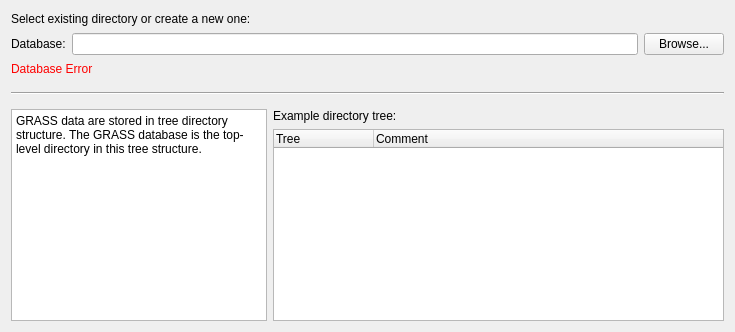
  <widget class="QWizardPage" name="WizardPage1" >
   <property name="title" >
    <string>GRASS Database</string>
   </property>
   <layout class="QGridLayout" >
    <item row="5" column="1" >
     <widget class="QTreeWidget" name="mTreeListView" >
      <property name="minimumSize" >
       <size>
        <width>200</width>
        <height>0</height>
       </size>
      </property>
      <property name="focusPolicy" >
       <enum>Qt::NoFocus</enum>
      </property>
      <property name="frameShadow" >
       <enum>QFrame::Sunken</enum>
      </property>
      <property name="lineWidth" >
       <number>1</number>
      </property>
      <column>
       <property name="text" >
        <string>Tree</string>
       </property>
      </column>
      <column>
       <property name="text" >
        <string>Comment</string>
       </property>
      </column>
     </widget>
    </item>
    <item row="4" column="1" >
     <widget class="QLabel" name="textLabel1_2" >
      <property name="text" >
       <string>Example directory tree:</string>
      </property>
     </widget>
    </item>
    <item rowspan="2" row="4" column="0" >
     <widget class="QTextBrowser" name="mDatabaseText" >
      <property name="html" >
       <string>&lt;!DOCTYPE HTML PUBLIC "-//W3C//DTD HTML 4.0//EN" "http://www.w3.org/TR/REC-html40/strict.dtd">
&lt;html>&lt;head>&lt;meta name="qrichtext" content="1" />&lt;style type="text/css">
p, li { white-space: pre-wrap; }
&lt;/style>&lt;/head>&lt;body style=" font-family:'Lucida Grande'; font-size:13pt; font-weight:400; font-style:normal;">
&lt;p style=" margin-top:0px; margin-bottom:0px; margin-left:0px; margin-right:0px; -qt-block-indent:0; text-indent:0px; font-family:'Sans Serif'; font-size:9pt;">GRASS data are stored in tree directory structure. The GRASS database is the top-level directory in this tree structure.&lt;/p>&lt;/body>&lt;/html></string>
      </property>
     </widget>
    </item>
    <item row="3" column="0" colspan="2" >
     <widget class="Line" name="line1" >
      <property name="sizePolicy" >
       <sizepolicy vsizetype="Fixed" hsizetype="Expanding" >
        <horstretch>0</horstretch>
        <verstretch>0</verstretch>
       </sizepolicy>
      </property>
      <property name="minimumSize" >
       <size>
        <width>0</width>
        <height>20</height>
       </size>
      </property>
      <property name="frameShape" >
       <enum>QFrame::HLine</enum>
      </property>
      <property name="frameShadow" >
       <enum>QFrame::Sunken</enum>
      </property>
     </widget>
    </item>
    <item row="2" column="0" >
     <widget class="QLabel" name="mDatabaseErrorLabel" >
      <property name="palette" >
       <palette>
        <active>
         <colorrole role="WindowText" >
          <brush brushstyle="SolidPattern" >
           <color alpha="255" >
            <red>255</red>
            <green>0</green>
            <blue>0</blue>
           </color>
          </brush>
         </colorrole>
         <colorrole role="Button" >
          <brush brushstyle="SolidPattern" >
           <color alpha="255" >
            <red>221</red>
            <green>223</green>
            <blue>228</blue>
           </color>
          </brush>
         </colorrole>
         <colorrole role="Light" >
          <brush brushstyle="SolidPattern" >
           <color alpha="255" >
            <red>255</red>
            <green>255</green>
            <blue>255</blue>
           </color>
          </brush>
         </colorrole>
         <colorrole role="Midlight" >
          <brush brushstyle="SolidPattern" >
           <color alpha="255" >
            <red>255</red>
            <green>255</green>
            <blue>255</blue>
           </color>
          </brush>
         </colorrole>
         <colorrole role="Dark" >
          <brush brushstyle="SolidPattern" >
           <color alpha="255" >
            <red>85</red>
            <green>85</green>
            <blue>85</blue>
           </color>
          </brush>
         </colorrole>
         <colorrole role="Mid" >
          <brush brushstyle="SolidPattern" >
           <color alpha="255" >
            <red>199</red>
            <green>199</green>
            <blue>199</blue>
           </color>
          </brush>
         </colorrole>
         <colorrole role="Text" >
          <brush brushstyle="SolidPattern" >
           <color alpha="255" >
            <red>0</red>
            <green>0</green>
            <blue>0</blue>
           </color>
          </brush>
         </colorrole>
         <colorrole role="BrightText" >
          <brush brushstyle="SolidPattern" >
           <color alpha="255" >
            <red>255</red>
            <green>255</green>
            <blue>255</blue>
           </color>
          </brush>
         </colorrole>
         <colorrole role="ButtonText" >
          <brush brushstyle="SolidPattern" >
           <color alpha="255" >
            <red>0</red>
            <green>0</green>
            <blue>0</blue>
           </color>
          </brush>
         </colorrole>
         <colorrole role="Base" >
          <brush brushstyle="SolidPattern" >
           <color alpha="255" >
            <red>255</red>
            <green>255</green>
            <blue>255</blue>
           </color>
          </brush>
         </colorrole>
         <colorrole role="Window" >
          <brush brushstyle="SolidPattern" >
           <color alpha="255" >
            <red>239</red>
            <green>239</green>
            <blue>239</blue>
           </color>
          </brush>
         </colorrole>
         <colorrole role="Shadow" >
          <brush brushstyle="SolidPattern" >
           <color alpha="255" >
            <red>0</red>
            <green>0</green>
            <blue>0</blue>
           </color>
          </brush>
         </colorrole>
         <colorrole role="Highlight" >
          <brush brushstyle="SolidPattern" >
           <color alpha="255" >
            <red>103</red>
            <green>141</green>
            <blue>178</blue>
           </color>
          </brush>
         </colorrole>
         <colorrole role="HighlightedText" >
          <brush brushstyle="SolidPattern" >
           <color alpha="255" >
            <red>255</red>
            <green>255</green>
            <blue>255</blue>
           </color>
          </brush>
         </colorrole>
         <colorrole role="Link" >
          <brush brushstyle="SolidPattern" >
           <color alpha="255" >
            <red>0</red>
            <green>0</green>
            <blue>238</blue>
           </color>
          </brush>
         </colorrole>
         <colorrole role="LinkVisited" >
          <brush brushstyle="SolidPattern" >
           <color alpha="255" >
            <red>82</red>
            <green>24</green>
            <blue>139</blue>
           </color>
          </brush>
         </colorrole>
         <colorrole role="AlternateBase" >
          <brush brushstyle="SolidPattern" >
           <color alpha="255" >
            <red>232</red>
            <green>232</green>
            <blue>232</blue>
           </color>
          </brush>
         </colorrole>
        </active>
        <inactive>
         <colorrole role="WindowText" >
          <brush brushstyle="SolidPattern" >
           <color alpha="255" >
            <red>255</red>
            <green>0</green>
            <blue>0</blue>
           </color>
          </brush>
         </colorrole>
         <colorrole role="Button" >
          <brush brushstyle="SolidPattern" >
           <color alpha="255" >
            <red>221</red>
            <green>223</green>
            <blue>228</blue>
           </color>
          </brush>
         </colorrole>
         <colorrole role="Light" >
          <brush brushstyle="SolidPattern" >
           <color alpha="255" >
            <red>255</red>
            <green>255</green>
            <blue>255</blue>
           </color>
          </brush>
         </colorrole>
         <colorrole role="Midlight" >
          <brush brushstyle="SolidPattern" >
           <color alpha="255" >
            <red>255</red>
            <green>255</green>
            <blue>255</blue>
           </color>
          </brush>
         </colorrole>
         <colorrole role="Dark" >
          <brush brushstyle="SolidPattern" >
           <color alpha="255" >
            <red>85</red>
            <green>85</green>
            <blue>85</blue>
           </color>
          </brush>
         </colorrole>
         <colorrole role="Mid" >
          <brush brushstyle="SolidPattern" >
           <color alpha="255" >
            <red>199</red>
            <green>199</green>
            <blue>199</blue>
           </color>
          </brush>
         </colorrole>
         <colorrole role="Text" >
          <brush brushstyle="SolidPattern" >
           <color alpha="255" >
            <red>0</red>
            <green>0</green>
            <blue>0</blue>
           </color>
          </brush>
         </colorrole>
         <colorrole role="BrightText" >
          <brush brushstyle="SolidPattern" >
           <color alpha="255" >
            <red>255</red>
            <green>255</green>
            <blue>255</blue>
           </color>
          </brush>
         </colorrole>
         <colorrole role="ButtonText" >
          <brush brushstyle="SolidPattern" >
           <color alpha="255" >
            <red>0</red>
            <green>0</green>
            <blue>0</blue>
           </color>
          </brush>
         </colorrole>
         <colorrole role="Base" >
          <brush brushstyle="SolidPattern" >
           <color alpha="255" >
            <red>255</red>
            <green>255</green>
            <blue>255</blue>
           </color>
          </brush>
         </colorrole>
         <colorrole role="Window" >
          <brush brushstyle="SolidPattern" >
           <color alpha="255" >
            <red>239</red>
            <green>239</green>
            <blue>239</blue>
           </color>
          </brush>
         </colorrole>
         <colorrole role="Shadow" >
          <brush brushstyle="SolidPattern" >
           <color alpha="255" >
            <red>0</red>
            <green>0</green>
            <blue>0</blue>
           </color>
          </brush>
         </colorrole>
         <colorrole role="Highlight" >
          <brush brushstyle="SolidPattern" >
           <color alpha="255" >
            <red>103</red>
            <green>141</green>
            <blue>178</blue>
           </color>
          </brush>
         </colorrole>
         <colorrole role="HighlightedText" >
          <brush brushstyle="SolidPattern" >
           <color alpha="255" >
            <red>255</red>
            <green>255</green>
            <blue>255</blue>
           </color>
          </brush>
         </colorrole>
         <colorrole role="Link" >
          <brush brushstyle="SolidPattern" >
           <color alpha="255" >
            <red>0</red>
            <green>0</green>
            <blue>238</blue>
           </color>
          </brush>
         </colorrole>
         <colorrole role="LinkVisited" >
          <brush brushstyle="SolidPattern" >
           <color alpha="255" >
            <red>82</red>
            <green>24</green>
            <blue>139</blue>
           </color>
          </brush>
         </colorrole>
         <colorrole role="AlternateBase" >
          <brush brushstyle="SolidPattern" >
           <color alpha="255" >
            <red>232</red>
            <green>232</green>
            <blue>232</blue>
           </color>
          </brush>
         </colorrole>
        </inactive>
        <disabled>
         <colorrole role="WindowText" >
          <brush brushstyle="SolidPattern" >
           <color alpha="255" >
            <red>128</red>
            <green>128</green>
            <blue>128</blue>
           </color>
          </brush>
         </colorrole>
         <colorrole role="Button" >
          <brush brushstyle="SolidPattern" >
           <color alpha="255" >
            <red>221</red>
            <green>223</green>
            <blue>228</blue>
           </color>
          </brush>
         </colorrole>
         <colorrole role="Light" >
          <brush brushstyle="SolidPattern" >
           <color alpha="255" >
            <red>255</red>
            <green>255</green>
            <blue>255</blue>
           </color>
          </brush>
         </colorrole>
         <colorrole role="Midlight" >
          <brush brushstyle="SolidPattern" >
           <color alpha="255" >
            <red>255</red>
            <green>255</green>
            <blue>255</blue>
           </color>
          </brush>
         </colorrole>
         <colorrole role="Dark" >
          <brush brushstyle="SolidPattern" >
           <color alpha="255" >
            <red>85</red>
            <green>85</green>
            <blue>85</blue>
           </color>
          </brush>
         </colorrole>
         <colorrole role="Mid" >
          <brush brushstyle="SolidPattern" >
           <color alpha="255" >
            <red>199</red>
            <green>199</green>
            <blue>199</blue>
           </color>
          </brush>
         </colorrole>
         <colorrole role="Text" >
          <brush brushstyle="SolidPattern" >
           <color alpha="255" >
            <red>199</red>
            <green>199</green>
            <blue>199</blue>
           </color>
          </brush>
         </colorrole>
         <colorrole role="BrightText" >
          <brush brushstyle="SolidPattern" >
           <color alpha="255" >
            <red>255</red>
            <green>255</green>
            <blue>255</blue>
           </color>
          </brush>
         </colorrole>
         <colorrole role="ButtonText" >
          <brush brushstyle="SolidPattern" >
           <color alpha="255" >
            <red>128</red>
            <green>128</green>
            <blue>128</blue>
           </color>
          </brush>
         </colorrole>
         <colorrole role="Base" >
          <brush brushstyle="SolidPattern" >
           <color alpha="255" >
            <red>239</red>
            <green>239</green>
            <blue>239</blue>
           </color>
          </brush>
         </colorrole>
         <colorrole role="Window" >
          <brush brushstyle="SolidPattern" >
           <color alpha="255" >
            <red>239</red>
            <green>239</green>
            <blue>239</blue>
           </color>
          </brush>
         </colorrole>
         <colorrole role="Shadow" >
          <brush brushstyle="SolidPattern" >
           <color alpha="255" >
            <red>0</red>
            <green>0</green>
            <blue>0</blue>
           </color>
          </brush>
         </colorrole>
         <colorrole role="Highlight" >
          <brush brushstyle="SolidPattern" >
           <color alpha="255" >
            <red>86</red>
            <green>117</green>
            <blue>148</blue>
           </color>
          </brush>
         </colorrole>
         <colorrole role="HighlightedText" >
          <brush brushstyle="SolidPattern" >
           <color alpha="255" >
            <red>255</red>
            <green>255</green>
            <blue>255</blue>
           </color>
          </brush>
         </colorrole>
         <colorrole role="Link" >
          <brush brushstyle="SolidPattern" >
           <color alpha="255" >
            <red>0</red>
            <green>0</green>
            <blue>238</blue>
           </color>
          </brush>
         </colorrole>
         <colorrole role="LinkVisited" >
          <brush brushstyle="SolidPattern" >
           <color alpha="255" >
            <red>82</red>
            <green>24</green>
            <blue>139</blue>
           </color>
          </brush>
         </colorrole>
         <colorrole role="AlternateBase" >
          <brush brushstyle="SolidPattern" >
           <color alpha="255" >
            <red>232</red>
            <green>232</green>
            <blue>232</blue>
           </color>
          </brush>
         </colorrole>
        </disabled>
       </palette>
      </property>
      <property name="text" >
       <string>Database Error</string>
      </property>
     </widget>
    </item>
    <item row="2" column="1" >
     <spacer>
      <property name="orientation" >
       <enum>Qt::Horizontal</enum>
      </property>
      <property name="sizeType" >
       <enum>QSizePolicy::Expanding</enum>
      </property>
      <property name="sizeHint" stdset="0" >
       <size>
        <width>451</width>
        <height>16</height>
       </size>
      </property>
     </spacer>
    </item>
    <item row="1" column="0" colspan="2" >
     <layout class="QHBoxLayout" >
      <item>
       <widget class="QLabel" name="textLabel2" >
        <property name="text" >
         <string>Database:</string>
        </property>
       </widget>
      </item>
      <item>
       <widget class="QLineEdit" name="mDatabaseLineEdit" />
      </item>
      <item>
       <widget class="QPushButton" name="mDatabaseButton" >
        <property name="text" >
         <string>Browse...</string>
        </property>
       </widget>
      </item>
     </layout>
    </item>
    <item row="0" column="0" colspan="2" >
     <layout class="QHBoxLayout" >
      <item>
       <widget class="QLabel" name="textLabel1" >
        <property name="text" >
         <string>Select existing directory or create a new one:</string>
        </property>
       </widget>
      </item>
      <item>
       <spacer>
        <property name="orientation" >
         <enum>Qt::Horizontal</enum>
        </property>
        <property name="sizeType" >
         <enum>QSizePolicy::Expanding</enum>
        </property>
        <property name="sizeHint" stdset="0" >
         <size>
          <width>241</width>
          <height>16</height>
         </size>
        </property>
       </spacer>
      </item>
     </layout>
    </item>
   </layout>
  </widget>
